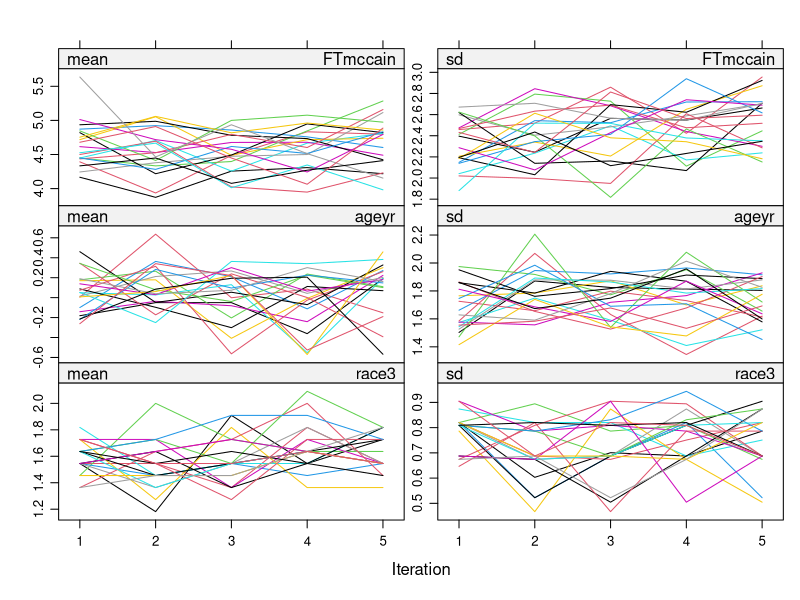
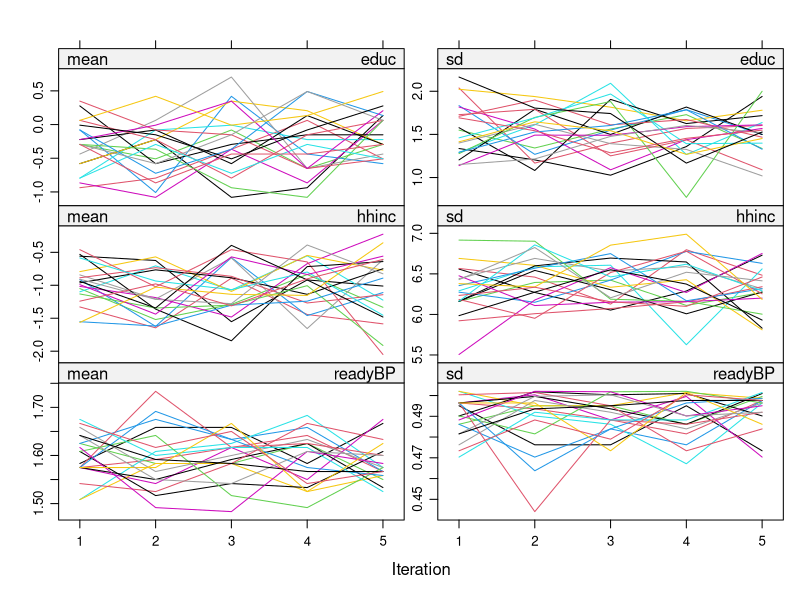
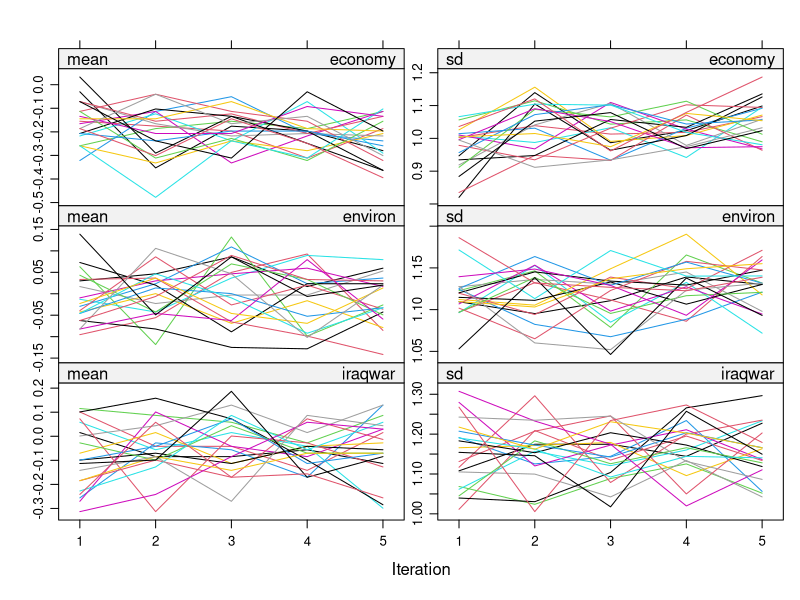
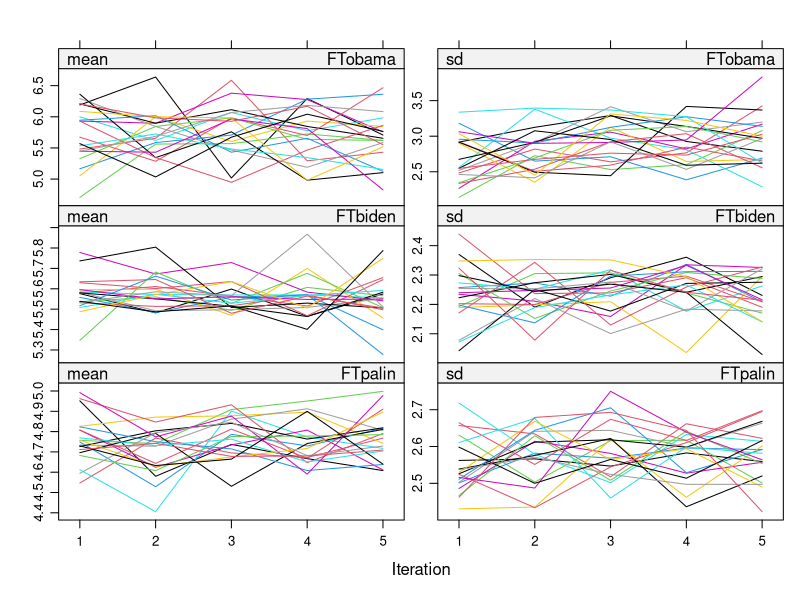
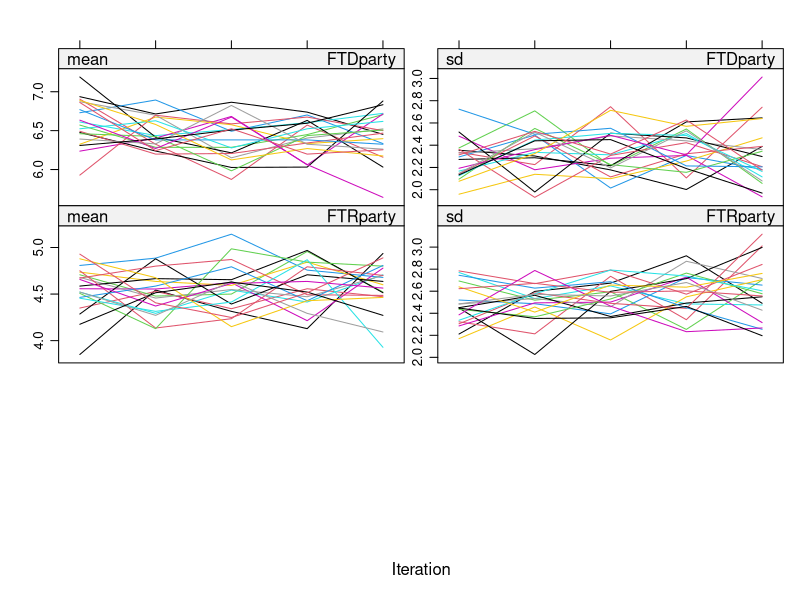

Generate these figures, in order, with R: (Note: this script raises an error after producing the figures.)
#===================================================================#
#제3부 MI기반 결측데이터 분석기법 
#제12장 보조변수 포함 MI 기법
#===================================================================#
mypath = "D:/2020_Term2/Category_A_submission/MissingData/Rcode/data"
setwd(mypath)

#데이터 불러오기 
library(tidyverse)
library(mice)
#현실 데이터를 이용한 실습 
#제2부 제1장에서 사용한 변수들만 선택 (ML과의 비교) 
mydata = read_csv("anes2008_example.csv") %>% 
  select(FT_mccain,female,ageyr,race3,educ,hhinc,readyBP,economy,environ,iraqwar,
         starts_with("FT_"))     #보조변수들
mydata
#사전처리  
df_MI = mydata %>%
  rename_all(~(str_remove(.,"_"))) %>% #FT_의 _를 지움 
  mutate_at(
    vars(female,race3,readyBP),
    ~(factor(.))
  ) %>% 
  mutate_at(
    vars(ageyr,educ,hhinc,economy,environ,iraqwar),
    ~(. - mean(., na.rm=TRUE))  #평균중심화 변환 
  ) %>% 
  mutate_at(
    vars(ageyr,starts_with("FT")),
    ~(0.1*(.))       #ML에서 10을 나누어 주었음. 
  )
df_MI
#Imputing 단계 
#동일결과를 원한다면 seed 옵션을 동일하게 
myimp = mice(data=df_MI,m=20,print=FALSE,seed=1234)
myimp
plot(myimp)
#회귀모형 추정
regress_anes=with(myimp,
                  lm(FTbiden~female+ageyr+race3+educ+hhinc+readyBP+economy+environ+iraqwar))
pool_regress_anes=pool(regress_anes)
summary(pool_regress_anes,conf.int=TRUE) %>% as_tibble()

#ML 기법(포화상관모형)과의 비교 
library(lavaan)
library(semTools)
mypath_no_aux = "
FTbiden~female+ageyr+black+others+educ+hhinc+readyBP+economy+environ+iraqwar
"
aux_vars = c('FTobama','FTmccain','FTpalin','FTRparty','FTDparty')
fit_ys_auxS = sem.auxiliary(model=mypath_no_aux,aux=aux_vars,
                            data=df_MI%>% 
                              mutate(black=ifelse(race3==1,1,0),
                                     others=ifelse(race3==2,1,0),
                                     female=as.numeric(ifelse(female==1,1,0)),
                                     readyBP=as.numeric(ifelse(readyBP==1,1,0))),
                            missing="FIML",
                            fixed.x=FALSE,meanstructure=TRUE)
result_ys_auxS=parameterestimates(fit_ys_auxS) %>% 
  filter(lhs=="FTbiden") %>% 
  filter(op!="~~") %>% 
  mutate(
    rhs=ifelse(rhs=="","(Intercept)",rhs),
    source=fct_reorder(rhs,row_number()),
    source=fct_relevel(source,"(Intercept)"),
    method="ML"
  ) %>% select(source,est,ci.lower,ci.upper,method) %>% 
  arrange(source)
result_MI_ML = summary(pool_regress_anes,conf.int=TRUE) %>% 
  as_tibble() %>% 
  mutate(
    source=result_ys_auxS$source,
    method="MI"
  ) %>% 
  rename(est=estimate,ci.lower=`2.5 %`,ci.upper=`97.5 %`) %>% 
  select(source,est,ci.lower,ci.upper,method) %>% 
  bind_rows(result_ys_auxS) 
#회귀계수 비교 
result_MI_ML %>% 
  filter(source!="(Intercept)") %>% 
  ggplot(aes(x=source,y=est,colour=method))+
  geom_point(size=2,position=position_dodge(width=0.3))+
  geom_errorbar(aes(ymin=ci.lower,ymax=ci.upper),width=0.3,position=position_dodge(width=0.3))+
  labs(x="Parameter",y="Point estimates with 95% CI",colour="Method")+
  theme_bw()+theme(legend.position="top")
ggsave("Comparison_MI_ML_AuxVar_OLS.png",width=15,height=11,units='cm')
#절편 비교 
result_MI_ML %>% 
  filter(source=="(Intercept)")
